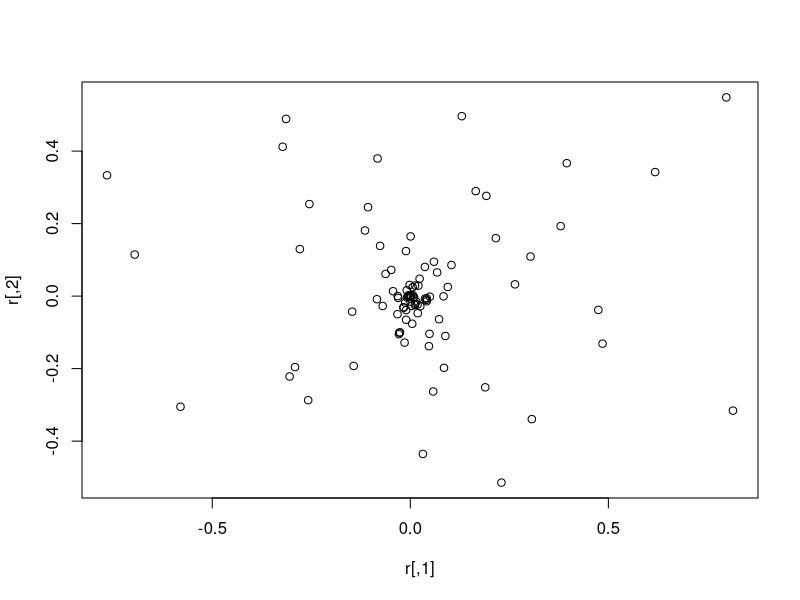
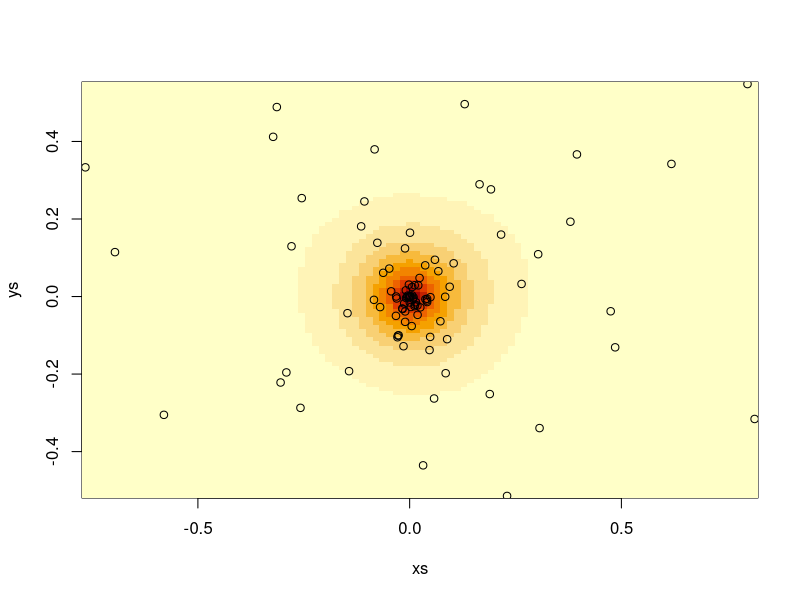

The R source for these figures, in order:
## Test of kernel density clustering

## Formula to comput the distance between two points on the sphere
## with coordinates (phi1, lambda1), (phi2, lambda2)
central.angle <- function(phi1, lambda1, phi2, lambda2) {
  return(acos(sin(phi1)*sin(phi2) + cos(phi1)*cos(phi2)*cos(lambda1-lambda2)))
}

## Metric function - compute the distance from one point (r) to a
## group of points in the rows of the matrix s
metric <- function(r, s) {
  return(central.angle(r[1], r[2], s[,1], s[,2]))
}

cart.to.polar <- function(r) {
  rho <- sqrt(r[,"x"]^2 + r[,"y"]^2)
  phi <- asin(rho - 1)
  lambda <- atan2(r[,"y"], r[,"x"])
  return(cbind(phi=phi, lambda=lambda))
}

polar.to.cart <- function(r) {
  x <- (1 + sin(r[,"phi"]))*cos(r[,"lambda"])
  y <- (1 + sin(r[,"phi"]))*sin(r[,"lambda"])
  return(cbind(x=x, y=y))
}

## Generate some test data
N <- 100                                # Number of points
lambda <- 2*pi*runif(N)                 # Latitudes
phi <- -pi/2 + 0.2*(rnorm(N))^2         # Longitudes

## Bind the lattitudes and longitudes together to create the matrix of
## data points, with one data point on each row
mu <- cbind(phi=phi, lambda=lambda)                


## Project the test data to a polar representation, and plot it
r <- cbind(cos(phi)*cos(lambda), cos(phi)*sin(lambda))
plot(r)


## Kernel function - just a Gaussian
kappa <- function(x, mu, sigma) {
  return(1/sqrt(2*pi)/sigma*exp(-1/2*(metric(x, mu))^2/sigma^2))
}

## Estimate of density at x, given points at mu and a bandwidth of
## sigma
K <- function(x, mu, sigma) {
  return(1/nrow(mu)*sum(kappa(x, mu, sigma)))
}

## Estimate of the log probability of the points mu given a particular
## value of sigma
logP <- function(mu, sigma) {
  ## We get clever here, and define a funtion within a function. This
  ## is the kernel density for data point i if the density is
  ## determined by all the other points. Note that mu[-i,] means all
  ## the rows of mu apart from row i
  logKi <- function(i) {
    return(log(K(mu[i,], mu[-i,], sigma)))
  }

  ## We now pass this function to sapply, which creates a vector of
  ## the result of logKi for every value of i
  return(sum(sapply(1:nrow(mu), logKi)))
}

## Now find the value of sigma that optimises logP
opt <- optimise(function(sigma) {logP(mu, sigma)}, interval=c(0.1, 5),
                maximum=TRUE)
sigma <- opt$maximum

## Now we've found sigma, let's try to estimate and display the
## density over our polar representation of the data points

## First create a grid in Cartesian coordinates
xlim <- range(r[,1])
ylim <- range(r[,2])
xs <- seq(xlim[1], xlim[2], len=100)
ys <- seq(ylim[1], ylim[2], len=101)

## Create grid
gxs <- outer(ys*0, xs, "+")
gys <- outer(ys, xs*0, "+")

## gxs and gys are both 101 by 100 matrixes We now combine both
## matrices as a 101*100 by 2 matrix. The conversion as.vector() goes
## down the columns of the matrices gxs and gys
gc <- cbind(x=as.vector(gxs), y=as.vector(gys))

## Now convert the cartesian coordinates to polar coordinates
gp <- cart.to.polar(gc)

## gcb <- polar.to.cart(gp)

## Make space for the kernel density estimates
kg <- rep(0, nrow(gp))
for (i in 1:nrow(gp)) {
  kg[i] <- K(gp[i,], mu, sigma)
}

## Put the estimates back into a matrix. The matrix is filled up
## column-wise, so the matrix elements should match the elements of
## gxs and gys
kg <- matrix(kg, 101, 100)
image(xs, ys, t(kg))
points(r)


